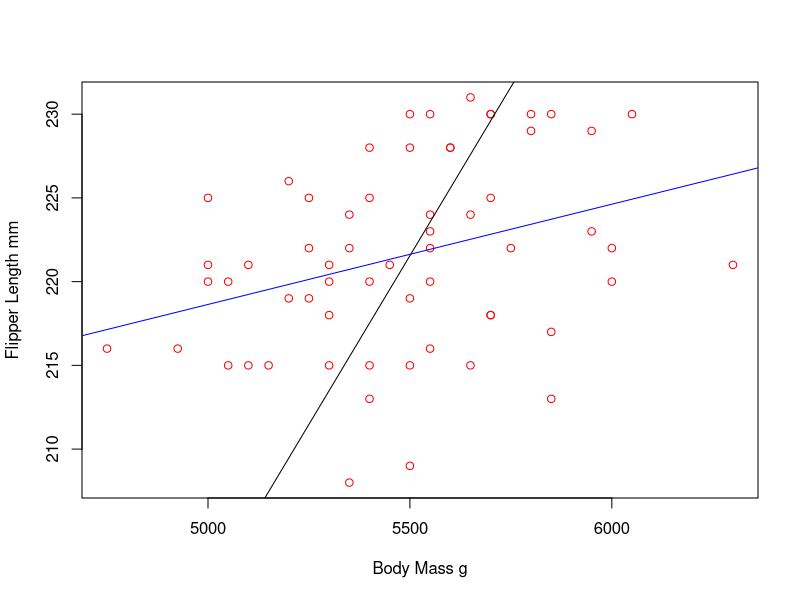
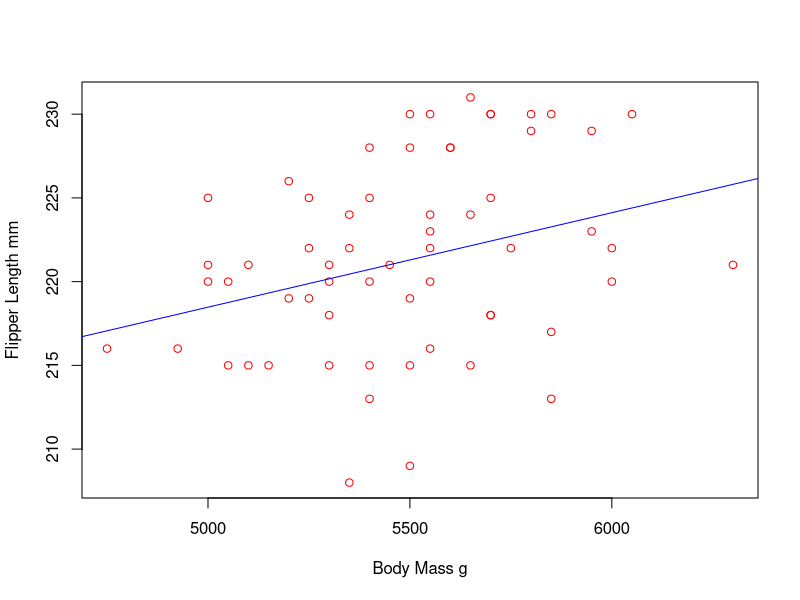
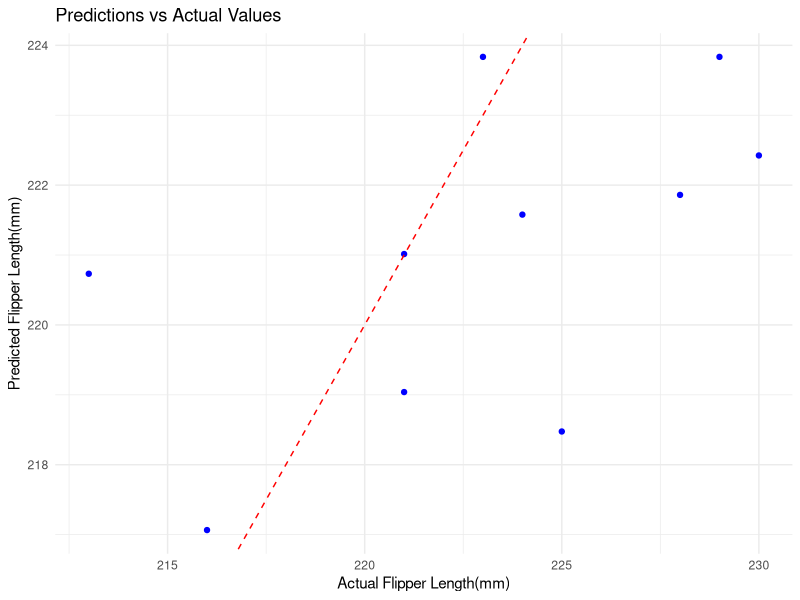

Here is the R script that generated these plots, in order:
library(palmerpenguins)
library(caret)

df = palmerpenguins::penguins

gentoo_male = subset(df, species =='Gentoo' & sex =='male')

gentoo_selected = gentoo_male[, c("body_mass_g", "flipper_length_mm")]

gentoo_cleaned = na.omit(gentoo_selected)

plot(x = gentoo_cleaned$body_mass_g,
     y = gentoo_cleaned$flipper_length_mm,
     xlab = 'Body Mass g',
     ylab = 'Flipper Length mm',
     col = 'red')

######################### No Intercept Model ###################
model_no_intercept = lm(flipper_length_mm ~ body_mass_g -1,
                        data = gentoo_cleaned)

abline(model_no_intercept)

summary(model_no_intercept)

######################### With Intercept Model ###################
model = lm(flipper_length_mm ~ body_mass_g,
                        data = gentoo_cleaned)

abline(model, col='blue')

summary(model)

###################### More Realistic (split) ##################

df = palmerpenguins::penguins

gentoo = subset(df, species == 'Gentoo'& sex == 'male')

gentoo_selected <- gentoo[, c("body_mass_g", "flipper_length_mm")]

gentoo_cleaned = na.omit(gentoo_selected)

plot(x = gentoo_cleaned$body_mass_g,
     y = gentoo_cleaned$flipper_length_mm,
     xlab = 'Body Mass g',
     ylab = 'Flipper Length mm',
     col = 'red')

set.seed(31415) 
trainIndex <- createDataPartition(gentoo_cleaned$body_mass_g, p = .8, 
                                  list = FALSE, 
                                  times = 1)
gentoo_train <- gentoo_cleaned[trainIndex, ]
gentoo_test <- gentoo_cleaned[-trainIndex, ]

model <- lm(flipper_length_mm ~ body_mass_g, data = gentoo_train)
abline(model, col='blue')

predictions <- predict(model, newdata = gentoo_test)

results <- data.frame(Actual = gentoo_test$flipper_length_mm,
                      Predicted = predictions)

ggplot(results, aes(x = Actual, y = Predicted)) +
  geom_point(color = 'blue') +
  geom_abline(slope = 1, intercept = 0, linetype = 'dashed', color = 'red') +
  labs(title = "Predictions vs Actual Values",
       x = "Actual Flipper Length(mm)",
       y = "Predicted Flipper Length(mm)") +
  theme_minimal()
